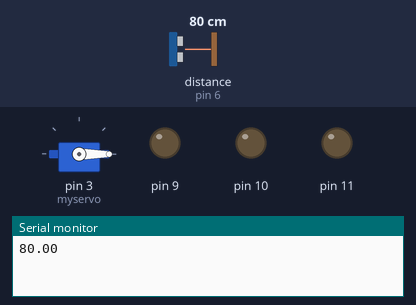
The sketch below on a simulated Arduino Uno, built with avr-gcc and run on an emulated ATmega328P. Parts: servo, output pins drawn as LEDs (lit = HIGH), the last lines printed to the serial monitor. The inputs (shaded band) are chosen by the test bench; at power-on: distance to the obstacle (sensor on pin 6) 80 cm. The echo pulse lasts 58.3 µs per cm.

Above: at 1.2 s.
1.3 s: distance to the obstacle (sensor on pin 6) set to 63 cm
2.8 s: distance to the obstacle (sensor on pin 6) set to 54 cm
At 3.7 s:
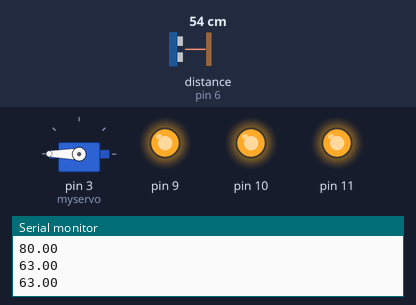
4.4 s: distance to the obstacle (sensor on pin 6) set to 60 cm
At 6.3 s:
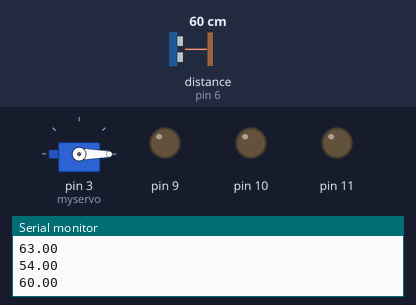
7.0 s: distance to the obstacle (sensor on pin 6) set to 2 cm
At 8.6 s:
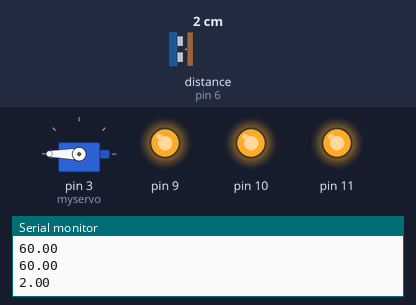
Timing chart, 0 to 10.1 s (numbered marks = the images above; inputs shaded):
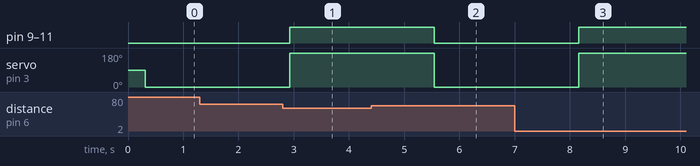

The sketch:

wasteCan.ino
```cpp
#include <Servo.h>
#include <HCSR04.h>
Servo myservo;
HCSR04 hc(5,6); // 5번 trig핀 6번 echo핀

int pushButton = 13;

void setup() {
  Serial.begin(9600);
  myservo.attach(3);  // 모터 3번
  pinMode(9, OUTPUT);
  pinMode(10, OUTPUT);
  pinMode(11, OUTPUT);
  pinMode(pushButton, INPUT);

}

void loop() {
  Serial.println( hc.dist() );
  delay(300);

  if(hc.dist() < 60){
      myservo.write(180);
      digitalWrite(9, HIGH);
      digitalWrite(10, HIGH);
      digitalWrite(11, HIGH);
      delay(1000);
  }
  else{
      myservo.write(0);
      digitalWrite(9, LOW);
      digitalWrite(10, LOW);
      digitalWrite(11, LOW);
      delay(1000);
  }
//  int buttonState = digitalRead(pushButton);
//  Serial.println(buttonState);
//  delay(1);

}
```

Measured:
- the behaviour switches between 60 and 59 cm on distance to the obstacle (sensor on pin 6) (found by bisection; images 0 and 1)
- after the input at 2.8 s, pin 9–11: LOW → HIGH after 0.13 s; servo on pin 3 (myservo): 0° → 180° after 0.13 s
- after the input at 4.4 s, pin 9–11: HIGH → LOW after 1.1 s; servo on pin 3 (myservo): 180° → 0° after 1.1 s
- after the input at 7.0 s, pin 9–11: LOW → HIGH after 1.2 s; servo on pin 3 (myservo): 0° → 180° after 1.2 s
